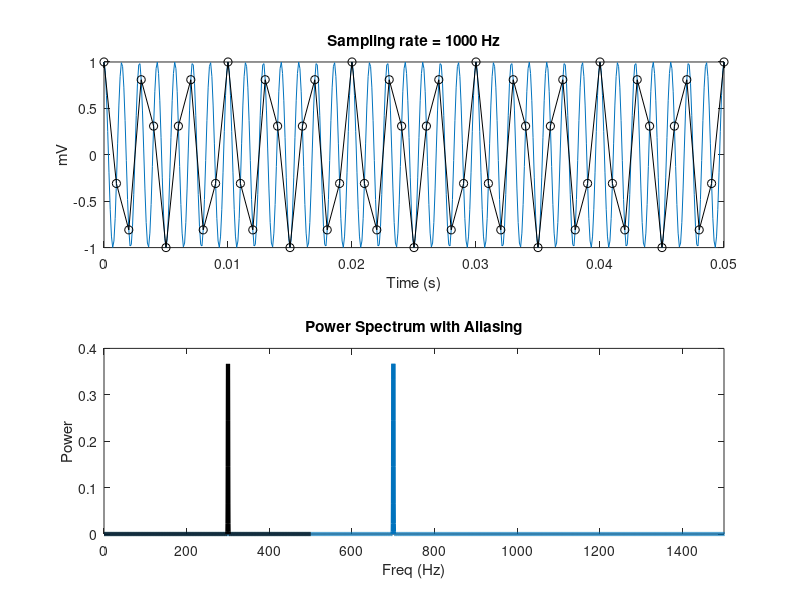

This figure's MATLAB source: (Note: this script raises an error after producing the figure.)
%% Lesson 7 = 23/03/2021; Aliasing and Nyquist frequency
% The effect to be observed occurs when changing
% the variable 'plus' above 380 (or when srate2/2
% becomes less than f+plus). What happens with the
% black Pxx is that when the signal's freq is
% higher than the nyquist freq the signal's power
% spectrum has a bounce - the freq shown by the
% power spectrum becomes nyquist - (f-nyquist)

%%% In this Cell we will change the samplingfactor
%%% to understand your PXX 

% Setup
clear, clf, clc
srate = 10000; f = 120; plus = 500;% in Hz
dt = 1/srate; Tmax = 3; t = 0:dt:Tmax; % in Seconds
sinal = sin(2*pi*f*t+pi/2)+sin(2*pi*(f+plus)*t+pi/2);


subplot(211)
    plot(t,sinal)
    xlim([0 0.05])
    xlabel('Time (s)')
    ylabel('mV')
    title('Fake LFP with subsampling')

win = 1*srate;
nfft = 4*srate;
[Pxx, F] = pwelch(sinal,win,[],nfft,srate);

subplot(212)
    plot(F,Pxx,'linew',3)
    xlim([0 800])
    xlabel('Freq (Hz)'),ylabel('Power')
    title('Power Spectrum with Aliasing')

%%% sub-sampling
% when undersampling you reduce the frequency of
% nyquist and if you have any higher frequency in
% your data it will be hit (mirrored) in the new
% frequency of nyquist
samplingfactor = 10;
sinal2 = sinal(1:samplingfactor:end);
srate2 = srate/samplingfactor;
t2 = t(1:samplingfactor:end);

subplot(211)
    hold on
    plot(t2,sinal2,'ko-')
    hold off

win2 = 1*srate2;
nfft2 = 4*srate2;
[Pxx2, F] = pwelch(sinal2,win2,[],nfft2,srate2);

subplot(212)
    hold on
    plot(F,Pxx2,'k-','linew',3)
    hold off
    xlim([0 1500])
    xlabel('Freq (Hz)'),ylabel('Power')

%% In this Cell we will change the freq f to understand your Pxx

% Setup
clear, clf, clc
srate = 10000; % in Hz
dt = 1/srate; Tmax = 3; t = 0:dt:Tmax; % in Seconds

% changing the signal frequency beyond the nyquist
% frequency the result is alising
f = 700;
sinal = sin(2*pi*f*t+pi/2);

subplot(211)
    plot(t,sinal)
    xlim([0 0.05])
    xlabel('Time (s)')
    ylabel('mV')

win = 1*srate;
nfft = 4*srate;
[Pxx, F] = pwelch(sinal,win,[],nfft,srate);

subplot(212)
    plot(F,Pxx,'linew',3)
    xlim([0 800])
    xlabel('Freq (Hz)'),ylabel('Power')
    title('Power Spectrum with Aliasing')

%%% sub-sampling
% changing the sampling factor such that the new
% nyquist frequency is less than my signal
% frequency the result is alaising.
samplingfactor = 10;
sinal2 = sinal(1:samplingfactor:end);
srate2 = srate/samplingfactor;
t2 = t(1:samplingfactor:end);

subplot(211)
    hold on
    plot(t2,sinal2,'ko-')
    hold off
    title(['Sampling rate = ' num2str(srate2) ' Hz'])

win2 = 1*srate2;
nfft2 = 4*srate2;
[Pxx2, F] = pwelch(sinal2,win2,[],nfft2,srate2);

subplot(212)
    hold on
    plot(F,Pxx2,'k-','linew',3)
    hold off
    xlim([0 1500])
    xlabel('Freq (Hz)'),ylabel('Power')

%% Fixing the aliasing effect

% cake recipe: before sub-showing, filter your
% signal below the Nyquist frequency 

% this makes all the higher frequencies that would
% be hit not show up (infecting lower frequencies)
FNyquist = srate2/2;

filtrado = eegfilt(sinal,srate,0,FNyquist);

subplot(211) 
    hold on
    plot(t,filtrado,'r-')
    hold off
    xlim([0.01 0.06])


%%
[Pxx, F] = pwelch(filtrado,win,[],nfft,srate);

subplot(212)
    hold on
    plot(F,Pxx,'r-','linew',3)
    xlim([0 1500])
    xlabel('Freq (Hz)'),ylabel('Power')

% undersampling the filtered signal
samplingfactor = 10;
sinal2 = filtrado(1:samplingfactor:end);
srate2 = srate/samplingfactor;
t2 = t(1:samplingfactor:end);

subplot(211)
    hold on
    plot(t2,sinal2,'ko--')
    hold off

% %
[Pxx2, F] = pwelch(sinal2,win2,[],nfft2,srate2);

subplot(212)
    hold on
    plot(F,Pxx2,'c-','linew',3)
    hold off
    xlim([0 1500])
    xlabel('Freq (Hz)'),ylabel('Power')
